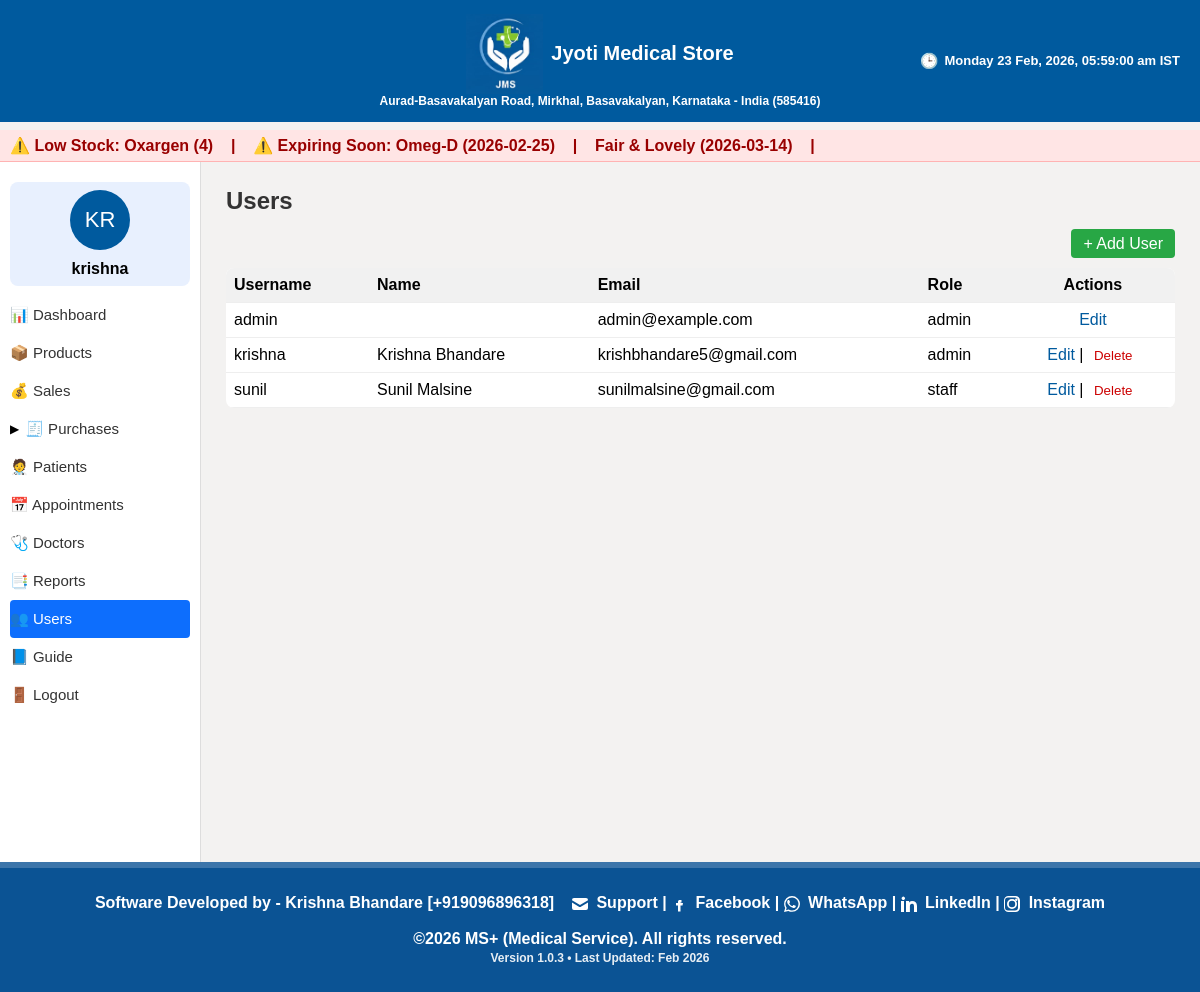
Page /users (signed in) on the committed database.
### models.py (models this page shows, shortened)
class Product(db.Model):
    __tablename__ = 'products'
    id = db.Column(db.Integer, primary_key=True)
    sku = db.Column(db.String(50), unique=True, nullable=False)
    name = db.Column(db.String(200), nullable=False)
    brand = db.Column(db.String(100))
    batch_no = db.Column(db.String(100))
    expiry_date = db.Column(db.Date)
    purchase_price = db.Column(db.Float, default=0.0)
    sale_price = db.Column(db.Float, default=0.0)
    tax_rate = db.Column(db.Float, default=0.0)
    current_stock = db.Column(db.Integer, default=0)
    category = db.Column(db.String(50))  # medicine, cosmetic, fmcg, life_saving, ayurvedic, equipment, general
    gst_percent = db.Column(db.Float, default=0)
    cgst_percent = db.Column(db.Float, default=0)
    sgst_percent = db.Column(db.Float, default=0)

class User(UserMixin, db.Model):
    __tablename__ = 'users'
    id = db.Column(db.Integer, primary_key=True)
    username = db.Column(db.String(80), unique=True, nullable=False)
    email = db.Column(db.String(120), unique=True, nullable=True)
    password_hash = db.Column(db.String(200), nullable=False)
    role = db.Column(db.String(20), default='staff')
    created_at = db.Column(db.DateTime, default=datetime.utcnow)
    first_name = db.Column(db.String(120), nullable=True)
    last_name = db.Column(db.String(120), nullable=True)
    file_label = db.Column(db.String(64), nullable=True)
    profile_image = db.Column(db.String(256), nullable=True)

### app.py (the view)
@app.route('/users')
@login_required
def users_list():
    if not admin_required():
        return redirect(url_for('dashboard'))
    users = User.query.order_by(User.username).all()
    return render_template('users/list.html', users=users)

### app.py (called while the page is built)
@login_manager.user_loader
def load_user(user_id):
    try:
        return User.query.get(int(user_id))
    except:
        return None

@app.before_request
def require_login():
    if request.endpoint is None:
        return
    allowed_routes = ['login', 'forgot', 'reset_otp', 'static']
    if request.endpoint.startswith('static'):
        return
    if request.endpoint not in allowed_routes and not current_user.is_authenticated:
        return redirect(url_for('login'))

def admin_required():
    return current_user.is_authenticated and current_user.role == 'admin'

@app.context_processor
def inject_globals():
    if current_user.is_authenticated:
        initials = current_user.username[:2].upper()
        display_name = current_user.username
    else:
        initials = ""
        display_name = ""
    ist = datetime.utcnow() + timedelta(hours=5, minutes=30)
    current_dt_display = ist.strftime("%A, %d %b %Y, %I:%M:%S %p IST")
    current_day = ist.strftime("%A")
    return dict(
        initials=initials,
        display_name=display_name,
        current_dt_display=current_dt_display,
        current_day=current_day,
        is_admin=is_admin   # ⭐ ADD THIS LINE
    )

@app.teardown_appcontext
def shutdown_session(exception=None):
    db.session.remove()

@app.context_processor
def inject_low_stock():
    from flask import request
    if request.endpoint and (
        "login" in request.endpoint or
        "auth" in request.endpoint
    ):
        return dict(low_stock=[], expiring_soon=[])
    try:
        low_stock = Product.query.filter(Product.current_stock <= 5).all()
        today = date.today()
        soon = today + timedelta(days=30)
        expiring_soon = Product.query.filter(
            Product.expiry_date <= soon,
            Product.expiry_date >= today
        ).all()
        return dict(
            low_stock=low_stock,
            expiring_soon=expiring_soon
        )
    except Exception:
        return dict(low_stock=[], expiring_soon=[])

### templates/users/list.html
{% extends "base.html" %}
{% block content %}
<h2>Users</h2>
<div style="margin-bottom:15px; text-align:right;">
    <a href="{{ url_for('user_new') }}"
       style="padding:6px 12px; background:#28a745; color:white; text-decoration:none; border-radius:4px;">
        + Add User
    </a>
</div>
<table border="0" cellpadding="6" cellspacing="0" style="width:100%; background:white; border-radius:8px; overflow:hidden;">
    <thead style="background:#f1f1f1;">
        <tr>
            <th align="left">Username</th>
            <th align="left">Name</th>
            <th align="left">Email</th>
            <th align="left">Role</th>
            <th align="center">Actions</th>
        </tr>
    </thead>
    <tbody>
        {% for u in users %}
        <tr style="border-bottom:1px solid #eee;">
            <td>{{ u.username }}</td>
            <td>{{ (u.first_name or '') ~ ' ' ~ (u.last_name or '') }}</td>
            <td>{{ u.email or '-' }}</td>
            <td>{{ u.role }}</td>
            <td align="center">
                <a href="{{ url_for('user_edit', user_id=u.id) }}">Edit</a>
                {% if u.username != 'admin' %}
                |
                <form method="post" action="{{ url_for('user_delete', user_id=u.id) }}" style="display:inline;"
                      onsubmit="return confirm('Delete this user?');">
                    <button type="submit" style="border:none; background:none; color:#c00; cursor:pointer;">Delete</button>
                </form>
                {% endif %}
            </td>
        </tr>
        {% else %}
        <tr>
            <td colspan="5" style="text-align:center; padding:15px; color:#777;">
                No users found.
            </td>
        </tr>
        {% endfor %}
    </tbody>
</table>
{% endblock %}

### templates/base.html (shortened to what this page needs)
<!DOCTYPE html>
<html lang="en">
<head>
    <link rel="stylesheet" href="{{ url_for('static', filename='css/style.css') }}">
</head>
<body>
<div class="fixed-header">
    <div class="topbar">
<div style="flex:1; text-align:center; line-height:1.3; display:flex; flex-direction:column; align-items:center;">
    <div style="display:flex; align-items:center; gap:8px;">
        <img src="{{ url_for('static', filename='logo.PNG') }}" class="title-logo">
        <strong style="font-size:20px;">Jyoti Medical Store</strong>
    </div>
    <span style="font-size:12px;">
        Aurad-Basavakalyan Road, Mirkhal, Basavakalyan, Karnataka - India (585416)
    </span>
</div>
        {% block top_right %}
        <div style="position:absolute; right:20px; font-size:13px; display:flex; align-items:center; gap:6px;">
            <span style="font-size:15px;">🕒</span>
            <span id="live_datetime"></span>
        </div>
        {% endblock %}
    </div>
</div>
<div style="height: 70px;"></div>
{% block alerts %}
{% if low_stock or expiring_soon %}
<div class="alert-marquee print-hide"
     style="
        background:#ffe5e5;
        padding:6px 10px;
        color:#900;
        font-weight:bold;
        white-space:nowrap;
        overflow:hidden;
        border-bottom:1px solid #ffb3b3;
     ">
    <marquee behavior="scroll" direction="left" scrollamount="5">
        {% if low_stock %}
            ⚠️ Low Stock:
            {% for p in low_stock %}
                {{ p.name }} ({{ p.current_stock }}) &nbsp;&nbsp; | &nbsp;&nbsp;
            {% endfor %}
        {% endif %}
        {% if expiring_soon %}
            ⚠️ Expiring Soon:
            {% for p in expiring_soon %}
                {{ p.name }} ({{ p.expiry_date }}) &nbsp;&nbsp; | &nbsp;&nbsp;
            {% endfor %}
        {% endif %}
    </marquee>
</div>
{% endif %}
{% endblock %}
<div class="layout">
{% if current_user.is_authenticated %}
<div class="sidebar">
    <div class="profile-card">
        <div class="initials-circle">{{ initials }}</div>
        <div><strong>{{ display_name }}</strong></div>
    </div>
    <a href="{{ url_for('dashboard') }}" class="menu-item">📊 Dashboard</a>
    <a href="{{ url_for('products') }}" class="menu-item">📦 Products</a>
    <a href="{{ url_for('sales_list') }}" class="menu-item">💰 Sales</a>
    <li class="has-submenu menu-parent" onclick="toggleMenu('purchaseMenu')">
        <span class="menu-arrow" id="purchaseArrow">▶</span>
        <a href="#">🧾 Purchases</a>
    </li>
    <a href="{{ url_for('patients') }}" class="menu-item">🧑‍⚕️ Patients</a>
    <a href="{{ url_for('appointments_list') }}" class="menu-item">📅 Appointments</a>
    <a href="{{ url_for('doctors_list') }}" class="menu-item">🩺 Doctors</a>
    <a href="{{ url_for('report_expiry') }}" class="menu-item">📑 Reports</a>
    {% if current_user.role == 'admin' %}
    <a href="{{ url_for('users_list') }}" class="menu-item">👥 Users</a>
    {% endif %}
    <a href="{{ url_for('guide') }}" class="menu-item">📘 Guide</a>
    <a href="{{ url_for('logout') }}" class="menu-item">🚪 Logout</a>
</div>
{% endif %}
    <div class="content">
        {% block content %}{% endblock %}
    </div>
</div>
<div class="fixed-footer">
    Software Developed by - Krishna Bhandare [+919096896318]
    &nbsp;&nbsp;
    <a href="mailto:bhandare.krishna5@gmail.com" target="_blank" rel="noopener noreferrer">
        <svg xmlns="http://www.w3.org/2000/svg" width="16" height="16" fill="currentColor" viewBox="0 0 16 16" style="vertical-align:middle;">
            <path d="M0 4a2 2 0 0 1 2-2h12a2 2 0 0 1 2 2v.217l-8 4.8-8-4.8V4z"/>
            <path d="M0 6.383v5.617a2 2 0 0 0 2 2h12a2 2 0 0 0 2-2V6.383l-7.555 4.533a1 1 0 0 1-1.11 0L0 6.383z"/>
        </svg>
        Support
    </a> |
    <a href="https://m.facebook.com/public/Bhandare-Krishna/" target="_blank" rel="noopener noreferrer">
        <svg xmlns="http://www.w3.org/2000/svg" width="16" height="16" fill="currentColor" viewBox="0 0 16 16" style="vertical-align:middle;">
            <path d="M8.94 6.5H10.5V4H8.94C7.64 4 7 4.67 7 5.94V7H5v2.5h2v6h2.5v-6h2l.5-2.5h-2.5v-.56c0-.33.17-.44.44-.44z"/>
        </svg>
        Facebook
    </a> |
    <a href="https://wa.me/919096896318" target="_blank" rel="noopener noreferrer">
        WhatsApp
    </a> |
    <a href="https://www.linkedin.com/in/krishna-bhandare-893b74102" target="_blank" rel="noopener noreferrer">
        LinkedIn
    </a> |
    <a href="https://www.instagram.com/reel/CmBQhjhAg4d/" target="_blank" rel="noopener noreferrer">
        Instagram
    </a>
    <br><br>
    ©2026 MS+ (Medical Service). All rights reserved.<br>
    <span style="font-size: 12px; opacity: 0.9;">
        Version 1.0.3 • Last Updated: Feb 2026
    </span>
</div>
</body>
</html>

### static/css/style.css (style rules this page uses)
body { margin: 0; font-family: Arial, sans-serif; background: #f3f2f1; }
h1, h2, h3, h4 { margin-top: 0; color: #333; }
a { color: #005a9e; text-decoration: none; }
.topbar { background: #005a9e; color: white; padding: 12px; display: flex; justify-content: center; align-items: center; font-size: 22px; font-weight: bold; position: relative; }
.layout { display: flex; height: calc(100vh - 50px); }
.sidebar { width: 250px; background: white; border-right: 1px solid #ddd; padding: 20px; }
.sidebar { padding-left: 10px !important; padding-right: 10px !important; width: 180px !important; }
.sidebar a { display: block; padding: 10px 0; color: #333; font-size: 15px; }
.profile-card { padding: 8px; background: #e8f0fe; border-radius: 8px; margin-bottom: 10px; text-align: center; }
.initials-circle { width: 60px; height: 60px; background: #005a9e; color: white; border-radius: 50%; display: flex; justify-content: center; align-items: center; font-size: 22px; margin: 0 auto 10px; }
.content { flex: 1; padding: 25px; overflow-y: auto; }
table { width: 100%; border-collapse: collapse; background: white; border-radius: 8px; overflow: hidden; }
table thead { background: #f1f1f1; }
table th, table td { padding: 8px; border-bottom: 1px solid #eee; }
.fixed-header { position: fixed; top: 0; left: 0; width: 100%; z-index: 9999; }
.layout { margin-top: 100px; }
body { padding-bottom: 70px; }
.fixed-footer { position: fixed; bottom: 0; left: 0; width: 100%; background: #0B5394; color: white; text-align: center; padding: 26px 0; font-weight: 600; font-size: 16px; z-index: 9999; border-top: 6px solid rgba(255,255,255,0.2); }
.content { padding-bottom: 80px; }
html, body { height: 100%; margin: 0; padding: 0; }
.layout { min-height: calc(100vh - 60px); padding-bottom: 80px; }
.alert-marquee { margin-top: 12px; position: relative; z-index: 998; }
.layout { margin-top: 0 !important; padding-top: 0 !important; }
.alert-marquee { position: relative; z-index: 998; margin-top: 60px; }
.menu-parent { display: flex; align-items: center; gap: 6px; }
.menu-arrow { font-size: 12px; transition: transform 0.2s ease; }
.sidebar a.active { background: #0d6efd; color: white !important; border-radius: 4px; }

### templates/base.html (style rules this page uses)
.alert-marquee { position: relative; z-index: 998; }
.title-logo { height: 80px; width: auto; margin-top: 2px; }
.fixed-footer a { color: inherit !important; text-decoration: none !important; }
.fixed-footer svg { fill: currentColor; margin-right: 4px; }

### rows in the picture
Product: name "Oxargen", current_stock "4"
Product: name "Omeg-D", expiry_date "2026-02-25"
Product: name "Fair & Lovely", expiry_date "2026-03-14"
User: username "krishna", first_name+last_name "Krishna Bhandare", email "krishbhandare5@gmail.com", role "admin"
User: username "admin", email "admin@example.com", role "admin"
User: username "sunil", first_name+last_name "Sunil Malsine", email "sunilmalsine@gmail.com", role "staff"

### other values in the picture
{{ initials }} "KR"
